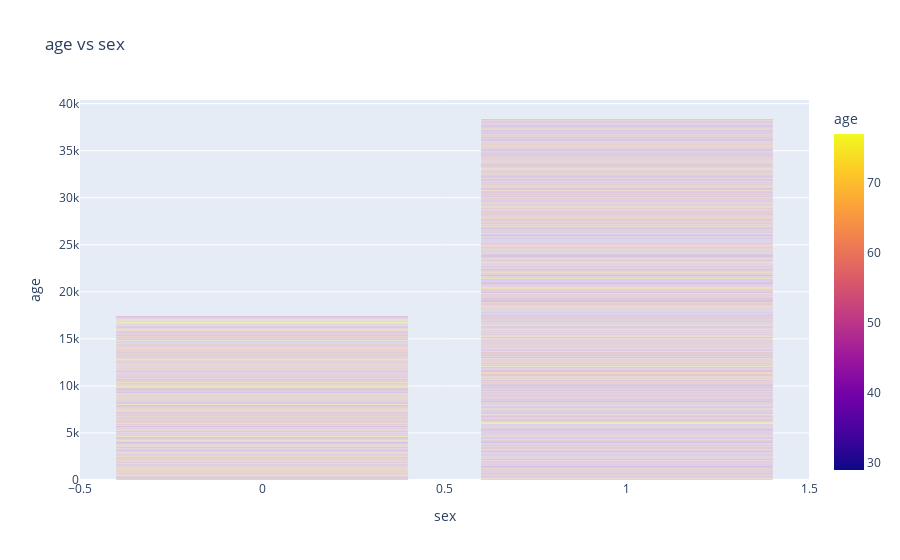

Notebook code for this chart:
### Code cell
plt.rcParams['figure.figsize'] = (8,8)

px.bar(
    df, y='age', x='sex', title='age vs sex', color='age',
)

### Figure 1 — Plotly figure (JSON) as saved in the notebook; plotly's stock layout.template omitted (floating-point values rounded to 4 significant figures; data arrays with more than 128 entries replaced by an {"elided": "..."} marker saying what was removed)
{"data": [{"alignmentgroup": "True", "hovertemplate": "sex=%{x}<br>age=%{marker.color}<extra></extra>", "legendgroup": "", "marker": {"color": {"elided": "1025 int values"}, "coloraxis": "coloraxis", "pattern": {"shape": ""}}, "name": "", "offsetgroup": "", "orientation": "v", "showlegend": false, "textposition": "auto", "type": "bar", "x": {"elided": "1025 int values"}, "xaxis": "x", "y": {"elided": "1025 int values"}, "yaxis": "y"}], "layout": {"barmode": "relative", "coloraxis": {"colorbar": {"title": {"text": "age"}}, "colorscale": [[0, "#0d0887"], [0.1111, "#46039f"], [0.2222, "#7201a8"], [0.3333, "#9c179e"], [0.4444, "#bd3786"], [0.5556, "#d8576b"], [0.6667, "#ed7953"], [0.7778, "#fb9f3a"], [0.8889, "#fdca26"], [1, "#f0f921"]]}, "legend": {"tracegroupgap": 0}, "title": {"text": "age vs sex"}, "xaxis": {"anchor": "y", "domain": [0, 1], "title": {"text": "sex"}}, "yaxis": {"anchor": "x", "domain": [0, 1], "title": {"text": "age"}}}}
